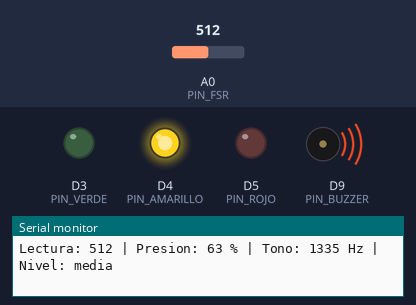
Recording of a sketch running on a simulated Arduino Uno R4 Minima. On the bench: output pins drawn as LEDs (lit = HIGH), buzzer (waves = sounding), the last lines printed to the serial monitor. Inputs (shaded band) come from the test bench; at power-on: A0 (PIN_FSR) = 512 (analog values on the 0–1023 scale).

Above: at 2.7 s.
2.8 s: A0 (PIN_FSR) set to 534
At 3.9 s:
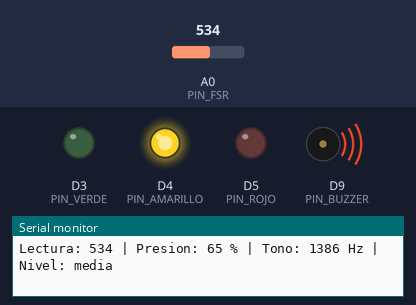
4.3 s: A0 (PIN_FSR) set to 553
At 4.8 s:
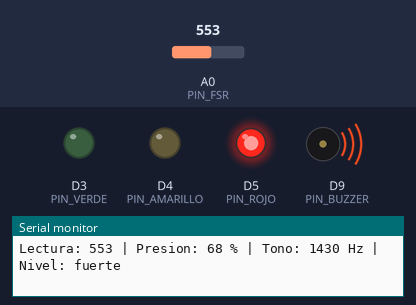
5.8 s: A0 (PIN_FSR) set to 190
At 7.0 s:
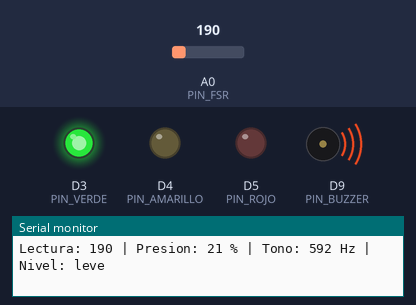
7.3 s: A0 (PIN_FSR) set to 278
At 8.4 s:
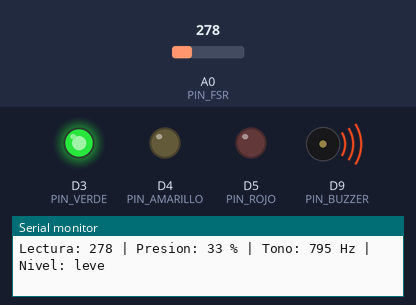
8.8 s: A0 (PIN_FSR) set to 304
At 9.6 s:
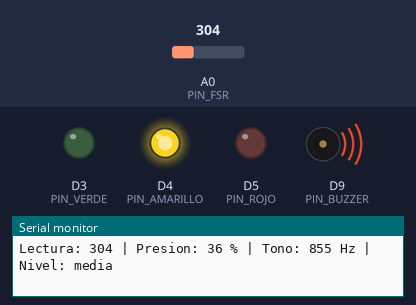
10.3 s: A0 (PIN_FSR) set to 122
At 10.9 s:
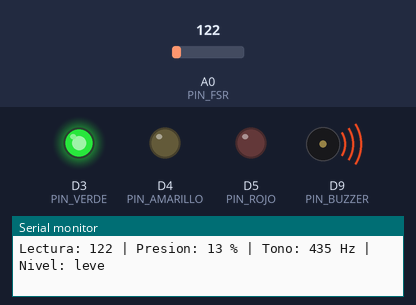
Timing chart, 0 to 12.8 s (numbered marks = the images above; inputs shaded):
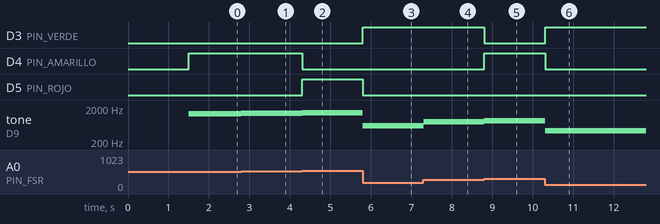

The sketch:

Ejercicio7_Instrumento_de_Presion.ino
```cpp
/*
  ============================================================================
  EJERCICIO 7: INSTRUMENTO DE PRESION
  Curso Arduino IoT y Domotica - Universidad Americana (UAM)
  ============================================================================

  PLACA:        Arduino UNO R4 WiFi
  COMPONENTES:  - Sensor de presion FSR Keyestudio (marcas S, V, G)
                - Modulo buzzer PASIVO Keyestudio (marcas S, V, G)
                - Modulo semaforo Keyestudio Traffic Light (GND, G, Y, R)

  CONEXIONES:   FSR      S -> A0     V -> 5V     G -> GND
                Buzzer   S -> D9     V -> 5V     G -> GND
                Semaforo GND -> GND  G -> D3  (verde)
                                     Y -> D4  (amarillo)
                                     R -> D5  (rojo)

  QUE HACE:     - Sin presion (lectura menor o igual al umbral): el buzzer
                  NO suena y el semaforo queda apagado.
                - Al presionar el FSR, el buzzer suena y su tono SUBE con
                  la fuerza: de 200 Hz (presion minima) a 2000 Hz (maxima).
                - Tres niveles de presion con el semaforo:
                    leve   -> LED verde
                    media  -> LED amarillo
                    fuerte -> LED rojo
                - El Monitor Serial muestra lectura, porcentaje, frecuencia
                  y nivel.

  IMPORTANTE:   Se necesita un buzzer PASIVO: el tono lo decide el Arduino
                con tone(). Un buzzer ACTIVO produce siempre el mismo tono.
                Los valores del sensor son una escala relativa, NO newtons.

  MONITOR SERIAL: 9600 baudios.
  ============================================================================
*/

// ============================================================================
// 1. PINES Y CONSTANTES
// ============================================================================

// Pin analogico A0: recibe la senal (S) del sensor de presion.
const int PIN_FSR = A0;

// Pin digital D9: envia la senal (S) al buzzer pasivo.
const int PIN_BUZZER = 9;

// Pines del modulo semaforo (un pin por color).
const int PIN_VERDE    = 3;
const int PIN_AMARILLO = 4;
const int PIN_ROJO     = 5;

// Umbral minimo: lecturas menores o iguales se consideran "sin presion".
// Evita que el ruido del sensor haga sonar el buzzer en reposo.
const int UMBRAL_PRESION = 20;

// Lectura a partir de la cual se alcanza la presion maxima de la escala.
// No es el maximo fisico del sensor, es el tope de esta practica.
const int PRESION_MAXIMA = 800;

// Frecuencia (tono) del buzzer con la presion minima: 200 Hz (grave).
const int FRECUENCIA_MINIMA = 200;

// Frecuencia (tono) del buzzer con la presion maxima: 2000 Hz (agudo).
const int FRECUENCIA_MAXIMA = 2000;

// Limites de los niveles, como porcentaje de la escala (0 a 100 %).
// Hasta 33 % es leve, hasta 66 % es media y por encima es fuerte.
const int LIMITE_LEVE  = 33;
const int LIMITE_MEDIA = 66;

// Identificadores de nivel (numeros enteros, no "enum", para evitar un
// problema conocido del Arduino IDE con las funciones propias).
const int NIVEL_NINGUNO = 0;
const int NIVEL_LEVE    = 1;
const int NIVEL_MEDIA   = 2;
const int NIVEL_FUERTE  = 3;

// Cada cuantos ms se lee el sensor: 50 ms (20 lecturas por segundo).
const unsigned long INTERVALO_LECTURA_MS = 50UL;

// Cada cuantos ms se escribe una linea en el Monitor Serial: 250 ms.
const unsigned long INTERVALO_MENSAJE_MS = 250UL;

// Cuantas lecturas se promedian en cada medicion (reduce el ruido).
const int MUESTRAS = 4;

// ============================================================================
// 2. VARIABLES DE ESTADO
// ============================================================================

// Instante (millis) de la ultima lectura del sensor.
unsigned long ultimaLectura = 0;

// Instante (millis) del ultimo mensaje enviado al Monitor Serial.
unsigned long ultimoMensaje = 0;

// ============================================================================
// 3. FUNCIONES PROPIAS
// ============================================================================

// Lee el sensor varias veces y devuelve el promedio (valor de 0 a 1023).
int leerPresion() {
  // Acumulador de las lecturas. "long" evita desbordar la suma.
  long suma = 0;
  // Repite la lectura MUESTRAS veces y las suma.
  for (int i = 0; i < MUESTRAS; i++) {
    suma += analogRead(PIN_FSR);
  }
  // Devuelve el promedio.
  return (int)(suma / MUESTRAS);
}

// Decide el nivel de presion segun el porcentaje (0 a 100).
int calcularNivel(int porcentaje) {
  // Hasta el limite leve: presion leve.
  if (porcentaje <= LIMITE_LEVE) {
    return NIVEL_LEVE;
  }
  // Hasta el limite medio: presion media.
  if (porcentaje <= LIMITE_MEDIA) {
    return NIVEL_MEDIA;
  }
  // Por encima: presion fuerte.
  return NIVEL_FUERTE;
}

// Devuelve el nombre del nivel para mostrarlo en el Monitor Serial.
const char* nombreNivel(int nivel) {
  if (nivel == NIVEL_LEVE)   return "leve";
  if (nivel == NIVEL_MEDIA)  return "media";
  if (nivel == NIVEL_FUERTE) return "fuerte";
  return "ninguna";
}

// Enciende el LED del nivel indicado y apaga los otros dos.
void mostrarNivel(int nivel) {
  // Cada LED se enciende solo si el nivel coincide con su color.
  digitalWrite(PIN_VERDE,    nivel == NIVEL_LEVE   ? HIGH : LOW);
  digitalWrite(PIN_AMARILLO, nivel == NIVEL_MEDIA  ? HIGH : LOW);
  digitalWrite(PIN_ROJO,     nivel == NIVEL_FUERTE ? HIGH : LOW);
}

// ============================================================================
// 4. setup(): SE EJECUTA UNA SOLA VEZ AL ENCENDER
// ============================================================================
void setup() {
  // Abre la comunicacion con el Monitor Serial a 9600 baudios.
  Serial.begin(9600);
  // Pausa breve para que el Monitor Serial alcance a conectarse.
  delay(1500);

  // Lectura analogica de 10 bits: valores enteros de 0 a 1023.
  analogReadResolution(10);

  // Los pines del buzzer y de los tres LED son salidas.
  pinMode(PIN_BUZZER, OUTPUT);
  pinMode(PIN_VERDE, OUTPUT);
  pinMode(PIN_AMARILLO, OUTPUT);
  pinMode(PIN_ROJO, OUTPUT);

  // Estado inicial: buzzer en silencio y semaforo apagado.
  noTone(PIN_BUZZER);
  mostrarNivel(NIVEL_NINGUNO);

  // Mensajes de bienvenida.
  Serial.println("INSTRUMENTO DE PRESION - ARDUINO UNO R4 WIFI");
  Serial.println("--------------------------------------------");
  Serial.println("Presione el sensor: el tono sube con la fuerza.");
}

// ============================================================================
// 5. loop(): SE REPITE CONTINUAMENTE
// ============================================================================
void loop() {
  // Lee el reloj una sola vez por vuelta.
  unsigned long ahora = millis();

  // Si no pasaron 50 ms desde la ultima lectura, termina la vuelta.
  if (ahora - ultimaLectura < INTERVALO_LECTURA_MS) {
    return;
  }
  // Anota el instante de esta lectura.
  ultimaLectura = ahora;

  // Lee la presion (promedio de varias lecturas).
  int presion = leerPresion();

  // Valores de salida; empiezan en "sin presion".
  int porcentaje = 0;
  int frecuencia = 0;
  int nivel = NIVEL_NINGUNO;

  // Solo si la lectura supera el umbral hay presion suficiente.
  if (presion > UMBRAL_PRESION) {
    // Limita la lectura al rango de trabajo (de 20 a 800).
    int valor = constrain(presion, UMBRAL_PRESION, PRESION_MAXIMA);
    // Convierte la lectura a porcentaje de 0 a 100.
    porcentaje = map(valor, UMBRAL_PRESION, PRESION_MAXIMA, 0, 100);
    // Convierte la lectura a frecuencia: mas fuerza, tono mas agudo.
    frecuencia = map(valor, UMBRAL_PRESION, PRESION_MAXIMA,
                     FRECUENCIA_MINIMA, FRECUENCIA_MAXIMA);
    // Decide el nivel (leve, media o fuerte) segun el porcentaje.
    nivel = calcularNivel(porcentaje);
    // Emite el tono continuo con esa frecuencia.
    tone(PIN_BUZZER, frecuencia);
  } else {
    // Sin presion suficiente: silencia el buzzer.
    noTone(PIN_BUZZER);
  }

  // Actualiza el semaforo con el nivel calculado.
  mostrarNivel(nivel);

  // Cada 250 ms escribe una linea en el Monitor Serial.
  if (ahora - ultimoMensaje >= INTERVALO_MENSAJE_MS) {
    // Anota el instante del mensaje.
    ultimoMensaje = ahora;
    // Lectura cruda del sensor.
    Serial.print("Lectura: ");
    Serial.print(presion);
    // Porcentaje relativo.
    Serial.print(" | Presion: ");
    Serial.print(porcentaje);
    Serial.print(" %");
    // Frecuencia del buzzer (0 = silencio).
    Serial.print(" | Tono: ");
    Serial.print(frecuencia);
    Serial.print(" Hz");
    // Nombre del nivel.
    Serial.print(" | Nivel: ");
    Serial.println(nombreNivel(nivel));
  }
}
```

Measured:
- the behaviour switches between 542 and 543 on A0 (PIN_FSR) (found by bisection; images 1 and 2)
- the behaviour switches between 285 and 286 on A0 (PIN_FSR) (found by bisection; images 4 and 5)
- after the input at 2.8 s, tone on D9 (PIN_BUZZER): 1335 Hz → 1386 Hz at once
- after the input at 4.3 s, D4 (PIN_AMARILLO): HIGH → LOW at once; D5 (PIN_ROJO): LOW → HIGH at once; tone on D9 (PIN_BUZZER): 1386 Hz → 1430 Hz at once
- after the input at 5.8 s, D3 (PIN_VERDE): LOW → HIGH at once; D5 (PIN_ROJO): HIGH → LOW at once; tone on D9 (PIN_BUZZER): 1430 Hz → 592 Hz at once
- after the input at 7.3 s, tone on D9 (PIN_BUZZER): 592 Hz → 795 Hz at once
- after the input at 8.8 s, D3 (PIN_VERDE): HIGH → LOW at once; D4 (PIN_AMARILLO): LOW → HIGH at once; tone on D9 (PIN_BUZZER): 795 Hz → 855 Hz at once
- after the input at 10.3 s, D3 (PIN_VERDE): LOW → HIGH at once; D4 (PIN_AMARILLO): HIGH → LOW at once; tone on D9 (PIN_BUZZER): 855 Hz → 435 Hz at once
